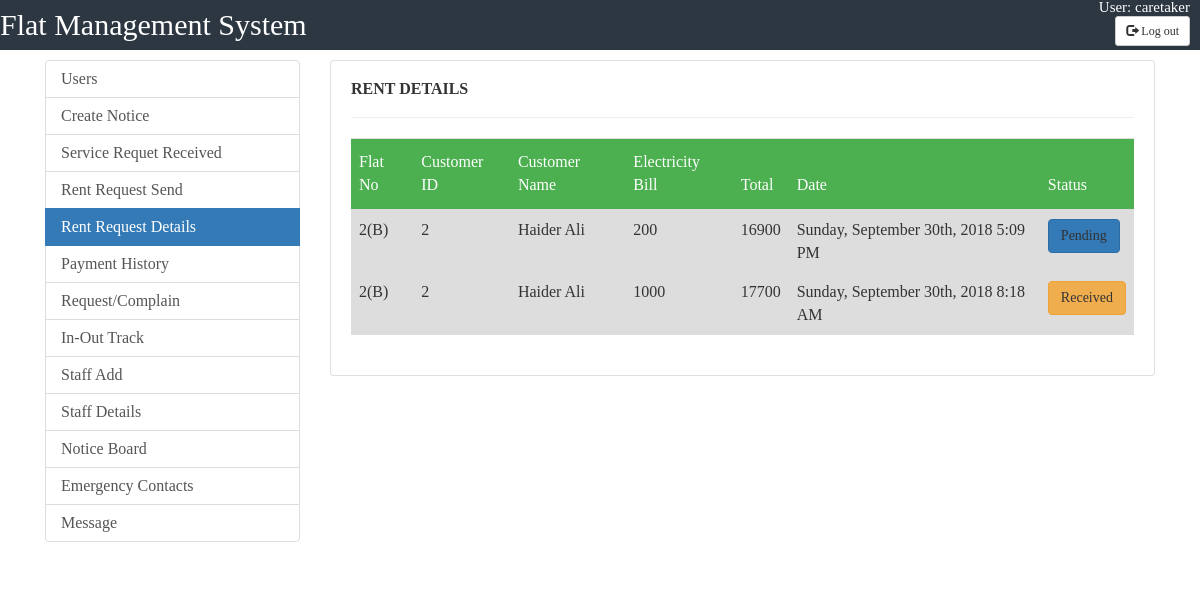
Page /caretaker/payment_received.php (signed in) on the committed database.
### tables this page shows
CREATE TABLE `rent` (
  `rent_id` int(11) NOT NULL,
  `user_id` int(1) NOT NULL,
  `flat_no` varchar(100) NOT NULL,
  `tenantname` varchar(100) NOT NULL,
  `electricity-bill` int(100) NOT NULL,
  `total` int(100) NOT NULL,
  `date` varchar(100) NOT NULL,
  `status` int(1) NOT NULL DEFAULT '0'
);

### caretaker/payment_received.php (the view, shortened to what this page needs)
<?php
include_once("../includes/db.php");
$query ="Select COUNT(id) from service where manager=0 AND status=0 ";
$result = mysqli_query( $con, $query );
$row = mysqli_fetch_array( $result );
$count = $row[ 'COUNT(id)' ];
?>
<!doctype html>
<html>
<head>
	<link href="//maxcdn.bootstrapcdn.com/bootstrap/4.1.1/css/bootstrap.min.css" rel="stylesheet" id="bootstrap-css">
	<link rel="stylesheet" href="../css/table.css">
	<link rel="stylesheet" href="https://maxcdn.bootstrapcdn.com/bootstrap/3.3.7/css/bootstrap.min.css">
	<link rel="stylesheet" href="../css/user.css">
</head>
<body>
	<div class="header">
		<div class="logo">
			<ul>
				<li id="logo">Flat Management System</li>
				<li id="user">User:
					<?php echo $_SESSION['u_id'];?>
				</li><br>
				<form action="<?php $_PHP_Self ?>" method="post">
				<li id="button"><button  name="logout" type="submit" class="btn btn-default btn-sm">
          <span class="glyphicon glyphicon-log-out"></span> Log out
        </button>
				</li>
				</form>
			</ul>
		</div>
	</div>
	<div class="container">
		<div class="row">
			<div class="col-md-3">
				<div class="list-group ">
					<a href="caretaker.php" class="list-group-item list-group-item-action ">Users</a>
					<a href="create_notice.php" class="list-group-item list-group-item-action ">Create Notice</a>
					<a href="requests.php" class="list-group-item list-group-item-action">Service Requet Received<span class="fa fa-globe" style="color: red;font-weight: 800;padding: 5px;"><?php if($count!=0)echo $count;?></span></a>
					<a href="rent.php" class="list-group-item list-group-item-action ">Rent Request Send</a>
					<a href="#" class="list-group-item list-group-item-action active">Rent Request Details</a>
					<a href="payment_history.php" class="list-group-item list-group-item-action ">Payment History</a>
					<a href="send_msg.php" class="list-group-item list-group-item-action">Request/Complain</a>
					<a href="io_tracker.php" class="list-group-item list-group-item-action">In-Out Track</a>
					<a href="staff_Add.php"  class="list-group-item list-group-item-action">Staff Add</a>
					<a href="staff_view.php"  class="list-group-item list-group-item-action">Staff Details</a>
					<a href="../notice_board.php" target="_blank" class="list-group-item list-group-item-action">Notice Board</a>
					<a href="../emergency.php" target="_blank" class="list-group-item list-group-item-action">Emergency Contacts</a>
					<a href="../messaging/message.php"  target="_blank" class="list-group-item list-group-item-action">Message</a>
				</div>
			</div>
			<div class="col-md-9">
				<div class="card">
					<div class="card-body">
						<div class="row">
							<div class="col-md-12">
								<h4 style="text-transform: uppercase; font-weight: bold;">Rent Details</h4>
								<hr>
							</div>
						</div>
						<div class="row">
							<div class="col-md-12">
								<form action="requests.php" method="post">
									<div class="table-responsive">
										<table class="table" id="users">
											<tbody>
												<thead>
													<th>Flat No</th>
													<th>Customer ID</th>
													<th>Customer Name</th>
													<th>Electricity Bill</th>
													<th>Total</th>
													<th>Date</th>
													<th>Status</th>
 <?php
	include_once("../includes/db.php");
$result = mysqli_query($con, "SELECT * FROM rent ORDER BY status asc");
        while($res = mysqli_fetch_array($result)) {
			echo "<tr>";
            echo "<td>".$res['flat_no']."</td>";
            echo "<td>".$res['user_id']."</td>";
            echo "<td>".$res['tenantname']."</td>";
			echo "<td>".$res['electricity-bill']."</td>";
			echo "<td>".$res['total']."</td>";
			echo "<td>".$res['date']."</td>";
			if($res['status']==1)
			{
				echo "<td><a class='btn btn-warning'>Received</a></td>";
			}else if($res['status']==0)
			{
				echo "<td> <a class='btn btn-primary'>Pending</a></td>";
			}else
			{
				echo "<td>"."None"."</td>";
			}
        }
        ?>
											</tbody>
										</table>
									</div>
								</form>
							</div>
						</div>
					</div>
				</div>
			</div>
		</div>
	</div>
</body>
</html>

### css/table.css (style rules this page uses)
html,body,div,span,applet,object,iframe,h1,h2,h3,h4,h5,h6,p,blockquote,pre,a,abbr,acronym,address,big,cite,code,del,dfn,em,img,ins,kbd,q,s,samp,small,strike,strong,sub,sup,tt,var,b,u,i,center,dl,dt,dd,ol,ul,li,fieldset,form,label,legend,table,caption,tbody,tfoot,thead,tr,th,td,article,aside,canvas,details,embed,figure,figcaption,footer,header,hgroup,menu,nav,output,ruby,section,summary,time,mark,audio,video { margin: 0; padding: 0; border: 0; font-size: 100%; font: inherit; vertical-align: baseline; }
body { line-height: 1; }
ol,ul { list-style: none; }
table { border-collapse: collapse; border-spacing: 0; }
#users,#books tr:nth-child(even) { background-color: #f2f2f2; }
#users,#books tr:hover { background-color: #ddd; }
#users th { padding-top: 12px; padding-bottom: 12px; text-align: left; background-color: #4CAF50; color: white; }

### css/user.css (style rules this page uses)
html,body,div,span,applet,object,iframe,h1,h2,h3,h4,h5,h6,p,blockquote,pre,a,abbr,acronym,address,big,cite,code,del,dfn,em,img,ins,kbd,q,s,samp,small,strike,strong,sub,sup,tt,var,b,u,i,center,dl,dt,dd,ol,ul,li,fieldset,form,label,legend,table,caption,tbody,tfoot,thead,tr,th,td,article,aside,canvas,details,embed,figure,figcaption,footer,header,hgroup,menu,nav,output,ruby,section,summary,time,mark,audio,video { margin: 0; padding: 0; border: 0; font-size: 100%; font: inherit; vertical-align: baseline; }
body { line-height: 1; }
ol,ul { list-style: none; }
table { border-collapse: collapse; border-spacing: 0; }
.header { height:50px; background-color: #2c3742; margin-bottom: 10px; }
.header ul { text-decoration: none; color: white; }
.header ul li { float:left; }
#logo { font-size:30px; margin:0px; padding:10px 0px; color:#fff; }
#user,#button { float:right; margin-right: 10px; font-size: 15px; }

### rows in the picture
rent: flat_no "2(B)", user "2", tenantname "Haider Ali", value "200", total "16900", date "Sunday, September 30th, 2018 5:09 PM", status "Pending"
rent: flat_no "2(B)", user "2", tenantname "Haider Ali", value "1000", total "17700", date "Sunday, September 30th, 2018 8:18 AM", status "Received"

### other values in the picture
$_SESSION['u_id'] "caretaker"
